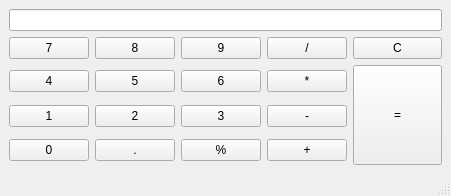
<?xml version="1.0" encoding="UTF-8"?>
<ui version="4.0">
 <class>MainWindow</class>
 <widget class="QMainWindow" name="MainWindow">
  <property name="windowTitle">
   <string>MainWindow</string>
  </property>
  <widget class="QWidget" name="centralwidget">
   <layout class="QGridLayout" name="gridLayout_2">
    <item row="0" column="0">
     <layout class="QVBoxLayout" name="verticalLayout">
      <item>
       <widget class="QLineEdit" name="lineEdit"/>
      </item>
      <item>
       <layout class="QGridLayout" name="gridLayout">
        <item row="0" column="0">
         <widget class="QPushButton" name="pushButton_7">
          <property name="text">
           <string>7</string>
          </property>
         </widget>
        </item>
        <item row="0" column="1">
         <widget class="QPushButton" name="pushButton_8">
          <property name="text">
           <string>8</string>
          </property>
         </widget>
        </item>
        <item row="0" column="2">
         <widget class="QPushButton" name="pushButton_9">
          <property name="text">
           <string>9</string>
          </property>
         </widget>
        </item>
        <item row="0" column="3">
         <widget class="QPushButton" name="pushButton_div">
          <property name="text">
           <string>/</string>
          </property>
         </widget>
        </item>
        <item row="0" column="4">
         <widget class="QPushButton" name="pushButton_clear">
          <property name="text">
           <string>C</string>
          </property>
         </widget>
        </item>
        <item row="1" column="0">
         <widget class="QPushButton" name="pushButton_4">
          <property name="text">
           <string>4</string>
          </property>
         </widget>
        </item>
        <item row="1" column="1">
         <widget class="QPushButton" name="pushButton_5">
          <property name="text">
           <string>5</string>
          </property>
         </widget>
        </item>
        <item row="1" column="2">
         <widget class="QPushButton" name="pushButton_6">
          <property name="text">
           <string>6</string>
          </property>
         </widget>
        </item>
        <item row="1" column="3">
         <widget class="QPushButton" name="pushButton_mul">
          <property name="text">
           <string>*</string>
          </property>
         </widget>
        </item>
        <item row="1" column="4" rowspan="3">
         <widget class="QPushButton" name="pushButton_equals">
          <property name="minimumSize">
           <size>
            <width>89</width>
            <height>100</height>
           </size>
          </property>
          <property name="text">
           <string>=</string>
          </property>
         </widget>
        </item>
        <item row="2" column="0">
         <widget class="QPushButton" name="pushButton_1">
          <property name="text">
           <string>1</string>
          </property>
         </widget>
        </item>
        <item row="2" column="1">
         <widget class="QPushButton" name="pushButton_2">
          <property name="text">
           <string>2</string>
          </property>
         </widget>
        </item>
        <item row="2" column="2">
         <widget class="QPushButton" name="pushButton_3">
          <property name="text">
           <string>3</string>
          </property>
         </widget>
        </item>
        <item row="2" column="3">
         <widget class="QPushButton" name="pushButton_sub">
          <property name="text">
           <string>-</string>
          </property>
         </widget>
        </item>
        <item row="3" column="0">
         <widget class="QPushButton" name="pushButton_0">
          <property name="text">
           <string>0</string>
          </property>
         </widget>
        </item>
        <item row="3" column="1">
         <widget class="QPushButton" name="pushButton_dec">
          <property name="text">
           <string>.</string>
          </property>
         </widget>
        </item>
        <item row="3" column="2">
         <widget class="QPushButton" name="pushButton_per">
          <property name="text">
           <string>%</string>
          </property>
         </widget>
        </item>
        <item row="3" column="3">
         <widget class="QPushButton" name="pushButton_add">
          <property name="text">
           <string>+</string>
          </property>
         </widget>
        </item>
       </layout>
      </item>
     </layout>
    </item>
   </layout>
  </widget>
  <widget class="QMenuBar" name="menubar">
   <property name="geometry">
    <rect>
     <x>0</x>
     <y>0</y>
     <width>455</width>
     <height>22</height>
    </rect>
   </property>
  </widget>
  <widget class="QStatusBar" name="statusbar"/>
 </widget>
 <resources/>
 <connections/>
</ui>
